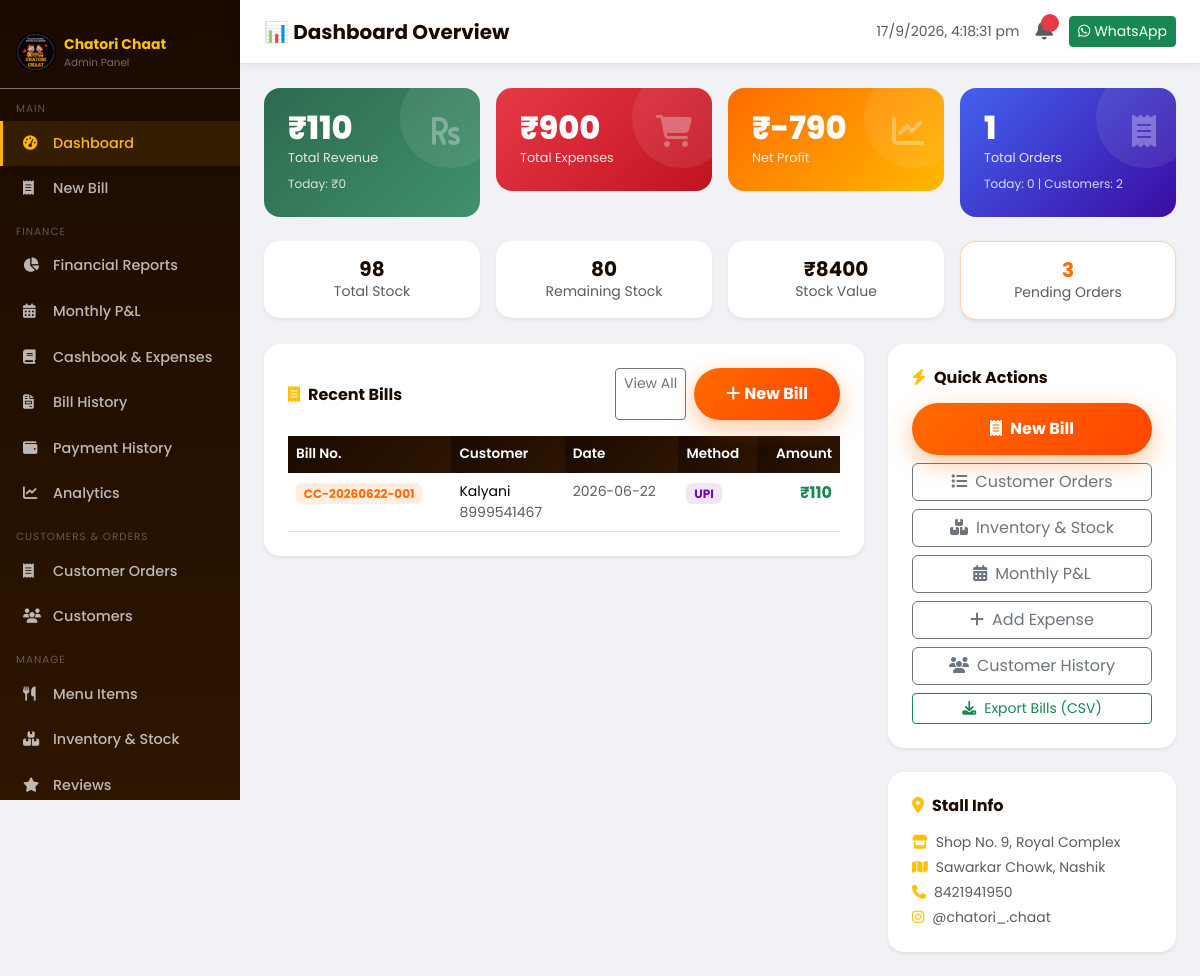
Page /admin (signed in) on the committed database.
### tables this page shows
CREATE TABLE bills (
            id INTEGER PRIMARY KEY AUTOINCREMENT,
            bill_number TEXT UNIQUE NOT NULL,
            customer_id INTEGER,
            customer_name TEXT,
            mobile TEXT,
            date TEXT NOT NULL,
            subtotal REAL DEFAULT 0,
            discount REAL DEFAULT 0,
            gst REAL DEFAULT 0,
            grand_total REAL DEFAULT 0,
            payment_method TEXT DEFAULT 'Cash',
            payment_status TEXT DEFAULT 'Paid',
            notes TEXT,
            created_at TIMESTAMP DEFAULT CURRENT_TIMESTAMP,
            FOREIGN KEY(customer_id) REFERENCES customers(id)
        );

### app.py (the view)
@app.route('/admin')
@login_required
def admin_dashboard():
    conn = get_db()
    today = date.today().isoformat()
    total_sales = conn.execute("SELECT COALESCE(SUM(grand_total),0) as t FROM bills").fetchone()['t']
    total_orders = conn.execute("SELECT COUNT(*) as c FROM bills").fetchone()['c']
    total_expenses = conn.execute("SELECT COALESCE(SUM(amount),0) as t FROM expenses").fetchone()['t']
    total_customers = conn.execute("SELECT COUNT(*) as c FROM customers").fetchone()['c']
    today_sales = conn.execute("SELECT COALESCE(SUM(grand_total),0) as t FROM bills WHERE date=?", (today,)).fetchone()['t']
    today_orders = conn.execute("SELECT COUNT(*) as c FROM bills WHERE date=?", (today,)).fetchone()['c']
    recent_bills = conn.execute("SELECT * FROM bills ORDER BY created_at DESC LIMIT 10").fetchall()
    unread_notifs = conn.execute("SELECT COUNT(*) as c FROM notifications WHERE read_status=0").fetchone()['c']
    pending_orders = conn.execute("SELECT COUNT(*) as c FROM orders WHERE order_status NOT IN ('Completed','Cancelled')").fetchone()['c']
    inv = conn.execute("SELECT * FROM inventory").fetchall()
    total_stock = sum(i['available_qty'] for i in inv)
    used_stock = sum(i['used_qty'] for i in inv)
    remaining_stock = total_stock - used_stock
    stock_value = sum((i['available_qty'] - i['used_qty']) * i['purchase_cost'] for i in inv)
    low_stock_count = sum(1 for i in inv if (i['available_qty'] - i['used_qty']) <= i['low_stock_threshold'])
    conn.close()
    return render_template('admin/dashboard.html',
        total_sales=total_sales, total_orders=total_orders,
        total_expenses=total_expenses, total_profit=total_sales-total_expenses,
        total_customers=total_customers, today_sales=today_sales, today_orders=today_orders,
        recent_bills=recent_bills, unread_notifs=unread_notifs, pending_orders=pending_orders,
        total_stock=total_stock, used_stock=used_stock, remaining_stock=remaining_stock,
        stock_value=stock_value, low_stock_count=low_stock_count)

### app.py (called while the page is built)
def get_db():
    conn = sqlite3.connect(DB_PATH)
    conn.row_factory = sqlite3.Row
    conn.execute("PRAGMA foreign_keys = ON")
    return conn

def login_required(f):
    @wraps(f)
    def decorated(*args, **kwargs):
        if not session.get('admin'):
            return redirect(url_for('login'))
        return f(*args, **kwargs)
    return decorated

### templates/admin/dashboard.html (shortened to what this page needs)
{% extends "admin/base_admin.html" %}
{% block page_title %}📊 Dashboard Overview{% endblock %}
{% block content %}
<div class="row g-3 mb-4">
  <div class="col-6 col-xl-3">
    <div class="fin-card revenue">
      <div class="fin-icon"><i class="fas fa-rupee-sign"></i></div>
      <div class="fin-value">₹{{ "%.0f"|format(total_sales) }}</div>
      <div class="fin-label">Total Revenue</div>
      <div class="mt-2" style="font-size:0.75rem;opacity:0.8;">Today: ₹{{ "%.0f"|format(today_sales) }}</div>
    </div>
  </div>
  <div class="col-6 col-xl-3">
    <div class="fin-card expense">
      <div class="fin-icon"><i class="fas fa-shopping-cart"></i></div>
      <div class="fin-value">₹{{ "%.0f"|format(total_expenses) }}</div>
      <div class="fin-label">Total Expenses</div>
    </div>
  </div>
  <div class="col-6 col-xl-3">
    <div class="fin-card profit">
      <div class="fin-icon"><i class="fas fa-chart-line"></i></div>
      <div class="fin-value">₹{{ "%.0f"|format(total_profit) }}</div>
      <div class="fin-label">Net Profit</div>
    </div>
  </div>
  <div class="col-6 col-xl-3">
    <div class="fin-card orders">
      <div class="fin-icon"><i class="fas fa-receipt"></i></div>
      <div class="fin-value">{{ total_orders }}</div>
      <div class="fin-label">Total Orders</div>
      <div class="mt-2" style="font-size:0.75rem;opacity:0.8;">Today: {{ today_orders }} | Customers: {{ total_customers }}</div>
    </div>
  </div>
</div>
<div class="row g-3 mb-4">
  <div class="col-6 col-md-3">
    <div class="bg-white rounded-4 shadow-sm p-3 text-center">
      <div class="h5 fw-bold mb-0">{{ "%.0f"|format(total_stock) }}</div>
      <div class="small text-muted">Total Stock</div>
    </div>
  </div>
  <div class="col-6 col-md-3">
    <div class="bg-white rounded-4 shadow-sm p-3 text-center">
      <div class="h5 fw-bold mb-0">{{ "%.0f"|format(remaining_stock) }}</div>
      <div class="small text-muted">Remaining Stock</div>
    </div>
  </div>
  <div class="col-6 col-md-3">
    <div class="bg-white rounded-4 shadow-sm p-3 text-center">
      <div class="h5 fw-bold mb-0">₹{{ "%.0f"|format(stock_value) }}</div>
      <div class="small text-muted">Stock Value</div>
    </div>
  </div>
  <div class="col-6 col-md-3">
    <a href="/admin/orders" class="text-decoration-none">
      <div class="bg-white rounded-4 shadow-sm p-3 text-center h-100" style="{% if pending_orders > 0 %}border:1px solid rgba(255,107,0,0.3);{% endif %}">
        <div class="h5 fw-bold mb-0" style="color:var(--saffron);">{{ pending_orders }}</div>
        <div class="small text-muted">Pending Orders</div>
      </div>
    </a>
  </div>
</div>
<div class="row g-4">
  <div class="col-lg-8">
    <div class="bg-white rounded-4 shadow-sm p-4">
      <div class="d-flex justify-content-between align-items-center mb-3">
        <h6 class="fw-bold mb-0"><i class="fas fa-receipt text-warning me-2"></i>Recent Bills</h6>
        <div class="d-flex gap-2">
          <a href="/admin/bills" class="btn btn-outline-secondary btn-sm">View All</a>
          <a href="/billing" class="btn btn-saffron btn-sm"><i class="fas fa-plus me-1"></i>New Bill</a>
        </div>
      </div>
      <div class="table-responsive">
        <table class="table table-cc table-hover mb-0">
          <thead><tr><th>Bill No.</th><th>Customer</th><th>Date</th><th>Method</th><th class="text-end">Amount</th></tr></thead>
          <tbody>
            {% for bill in recent_bills %}
            <tr>
              <td><span class="badge" style="background:rgba(255,107,0,0.12);color:var(--saffron);">{{ bill.bill_number }}</span></td>
              <td class="small">{{ bill.customer_name or 'Walk-in' }}{% if bill.mobile %}<br><span class="text-muted">{{ bill.mobile }}</span>{% endif %}</td>
              <td class="small text-muted">{{ bill.date }}</td>
              <td><span class="badge badge-{{ 'upi' if bill.payment_method=='UPI' else 'cash' }}">{{ bill.payment_method }}</span></td>
              <td class="text-end fw-bold text-success">₹{{ "%.0f"|format(bill.grand_total) }}</td>
            </tr>
            {% else %}
            <tr><td colspan="5" class="text-center text-muted py-4">No bills yet. <a href="/billing">Create first bill</a></td></tr>
            {% endfor %}
          </tbody>
        </table>
      </div>
    </div>
  </div>
  <div class="col-lg-4">
    <div class="bg-white rounded-4 shadow-sm p-4 mb-4">
      <h6 class="fw-bold mb-3"><i class="fas fa-bolt text-warning me-2"></i>Quick Actions</h6>
      <div class="d-grid gap-2">
        <a href="/billing" class="btn btn-saffron"><i class="fas fa-receipt me-2"></i>New Bill</a>
        <a href="/admin/orders" class="btn btn-outline-secondary"><i class="fas fa-list me-2"></i>Customer Orders</a>
        <a href="/admin/inventory" class="btn btn-outline-secondary"><i class="fas fa-boxes me-2"></i>Inventory & Stock</a>
        <a href="/admin/monthly" class="btn btn-outline-secondary"><i class="fas fa-calendar-alt me-2"></i>Monthly P&amp;L</a>
        <a href="/admin/cashbook" class="btn btn-outline-secondary"><i class="fas fa-plus me-2"></i>Add Expense</a>
        <a href="/admin/customers" class="btn btn-outline-secondary"><i class="fas fa-users me-2"></i>Customer History</a>
        <a href="/api/export/bills/csv" class="btn btn-outline-success btn-sm"><i class="fas fa-download me-2"></i>Export Bills (CSV)</a>
      </div>
    </div>
    <div class="bg-white rounded-4 shadow-sm p-4">
      <h6 class="fw-bold mb-3"><i class="fas fa-map-marker-alt text-warning me-2"></i>Stall Info</h6>
      <div class="small text-muted">
        <p class="mb-1"><i class="fas fa-store me-2 text-warning"></i>Shop No. 9, Royal Complex</p>
        <p class="mb-1"><i class="fas fa-map me-2 text-warning"></i>Sawarkar Chowk, Nashik</p>
        <p class="mb-1"><i class="fas fa-phone me-2 text-warning"></i>8421941950</p>
        <p class="mb-0"><i class="fab fa-instagram me-2 text-warning"></i>@chatori_.chaat</p>
      </div>
    </div>
  </div>
</div>
{% endblock %}

### static/css/style.css (style rules this page uses)
:root { --saffron: #FF6B00; --turmeric: #FFB800; --chili: #E63946; --leaf: #2D6A4F; --leaf-light: #40916C; --dark: #1A0A00; --dark2: #2D1500; --cream: #FFF8F0; --text-dark: #1A0A00; --radius: 16px; --shadow: 0 8px 32px rgba(255,107,0,0.15); }
* { box-sizing: border-box; }
body { font-family: 'Poppins', sans-serif; background: var(--cream); color: var(--text-dark); overflow-x: hidden; }
.btn-saffron { background: linear-gradient(135deg, var(--saffron), #FF4500); color: white; border: none; padding: 14px 32px; border-radius: 50px; font-weight: 700; font-size: 1rem; transition: all 0.3s; box-shadow: 0 8px 24px rgba(255,107,0,0.4); }
.table-cc thead th { background: linear-gradient(135deg, var(--dark), var(--dark2)); color: white; border: none; font-weight: 600; font-size: 0.85rem; }
.fin-card { border-radius: 16px; padding: 1.5rem; color: white; position: relative; overflow: hidden; }
.fin-card::after { content: ''; position: absolute; right: -20px; top: -20px; width: 100px; height: 100px; border-radius: 50%; background: rgba(255,255,255,0.08); }
.fin-card.revenue { background: linear-gradient(135deg, #2D6A4F, #40916C); }
.fin-card.expense { background: linear-gradient(135deg, #E63946, #c1121f); }
.fin-card.profit { background: linear-gradient(135deg, #FF6B00, #FFB800); }
.fin-card.orders { background: linear-gradient(135deg, #4361EE, #3a0ca3); }
.fin-value { font-size: 2rem; font-weight: 800; line-height: 1; }
.fin-label { font-size: 0.8rem; opacity: 0.85; margin-top: 4px; }
.fin-icon { font-size: 2rem; opacity: 0.3; position: absolute; right: 20px; top: 20px; }
.badge-upi { background: rgba(114,9,183,0.1); color: #7209B7; }

### rows in the picture
bills: bill_number "CC-20260622-001", customer_name "Kalyani", mobile "8999541467", date "2026-06-22", payment_method "UPI", grand_total "110"

### other values in the picture
{{ "%.0f"|format(total_sales) }} "110"
{{ "%.0f"|format(today_sales) }} "0"
{{ "%.0f"|format(total_expenses) }} "900"
{{ "%.0f"|format(total_profit) }} "-790"
{{ total_orders }} "1"
{{ today_orders }} "0"
{{ total_customers }} "2"
{{ "%.0f"|format(total_stock) }} "98"
{{ "%.0f"|format(remaining_stock) }} "80"
{{ "%.0f"|format(stock_value) }} "8400"
{{ pending_orders }} "3"
